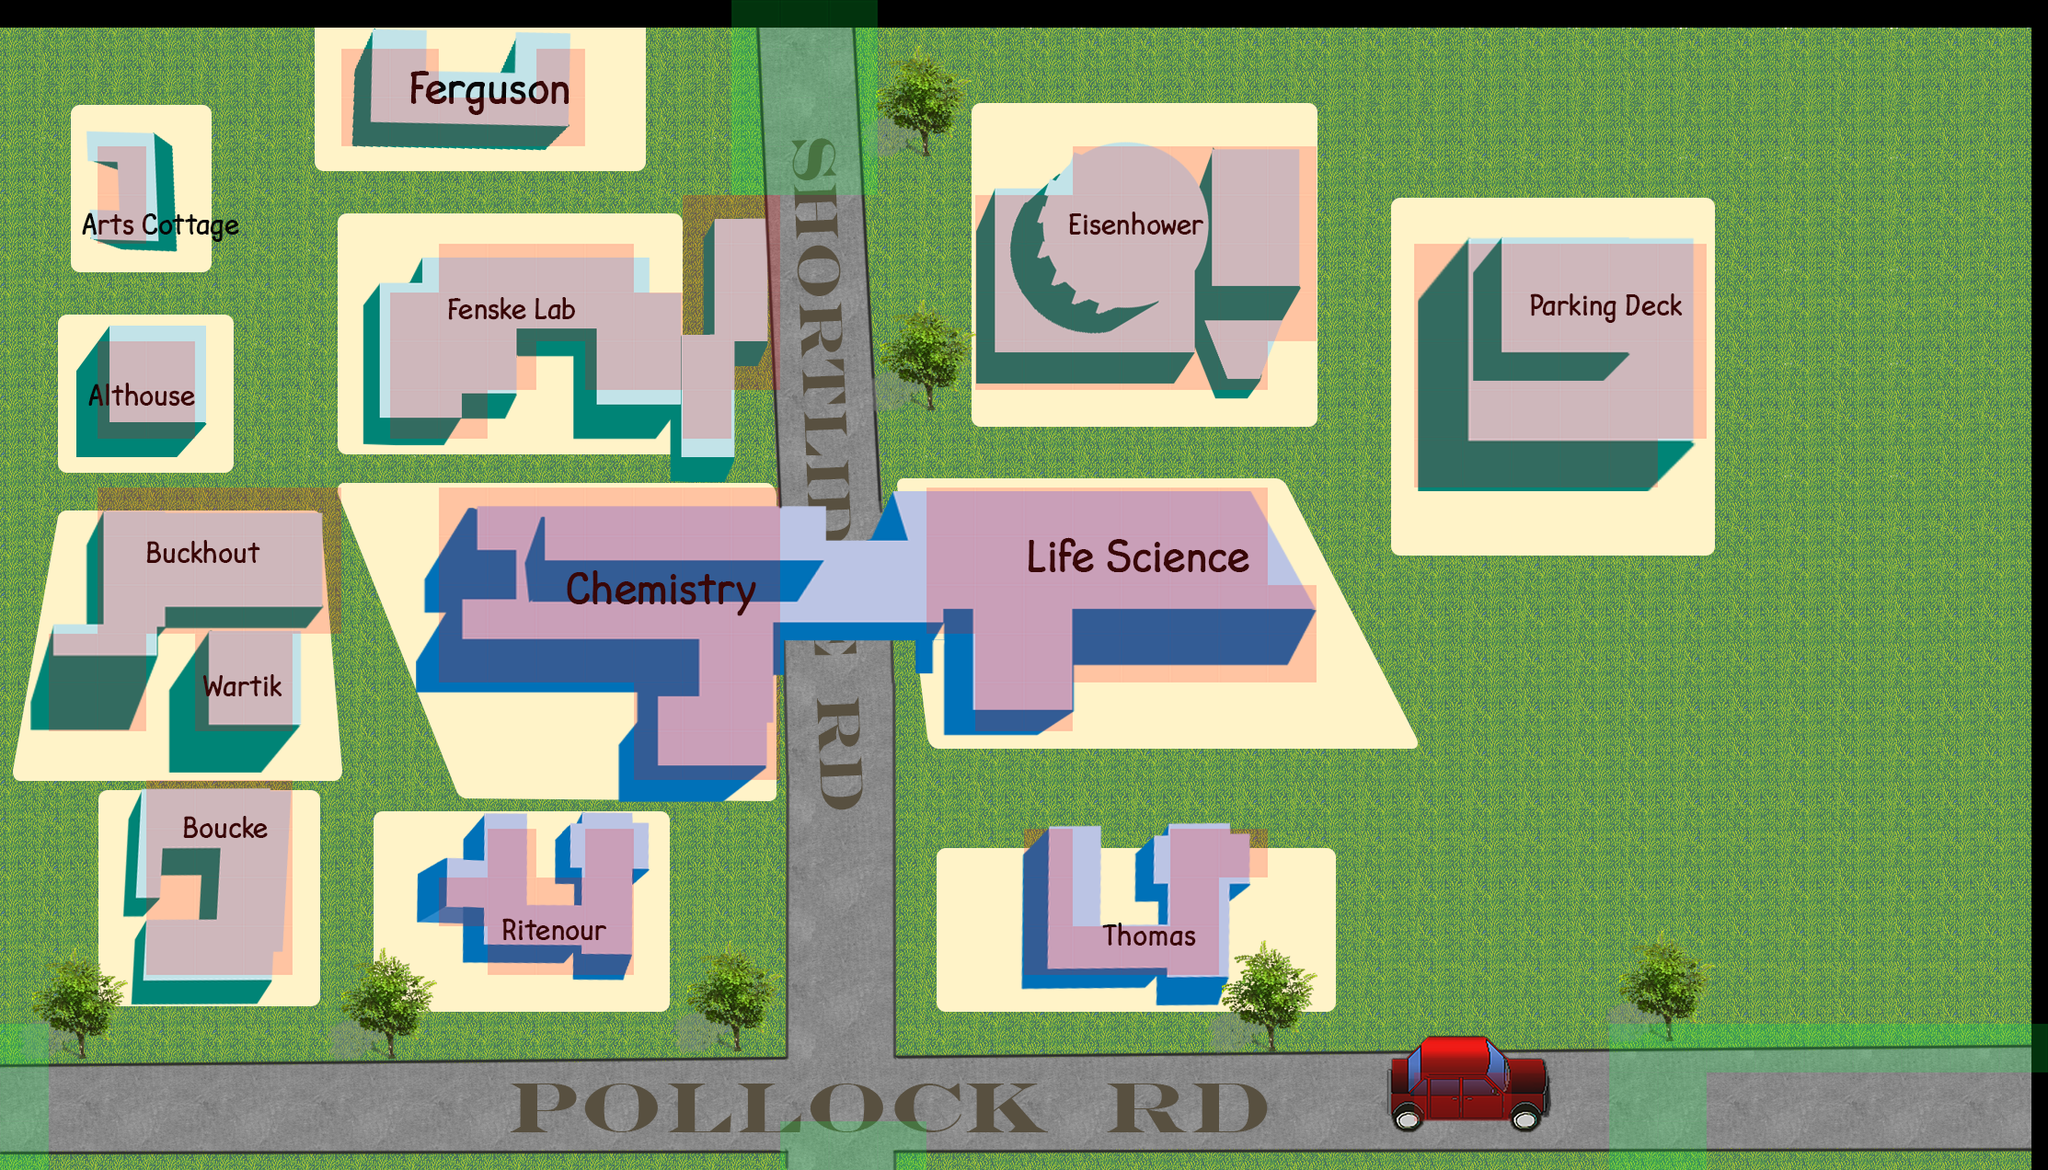

Tiled map render using the project's own tile images. Description and the map definition, with tile-layer contents summarised, below:
An orthogonal 42x24 tile map with 53x53 px tiles, 2 tile layers (Tile Layer 1, building), 2 tilesets.

<map version="1.0" orientation="orthogonal" renderorder="right-down" width="42" height="24" tilewidth="53" tileheight="53" nextobjectid="1">
 <tileset firstgid="1" name="LifeScience" tilewidth="53" tileheight="53">
  <image source="LifeScience.png" width="2226" height="1272" />
 </tileset>
 <tileset firstgid="1009" name="meta_tiles" tilewidth="53" tileheight="53">
  <image source="meta_tiles.png" width="106" height="53" />
  <tile id="0">
   <properties>
    <property name="collision" value="false" />
   </properties>
  </tile>
  <tile id="1">
   <properties>
    <property name="collision" value="true" />
   </properties>
  </tile>
 </tileset>
 <layer name="Tile Layer 1" width="42" height="24">
  <data>[1008 cells, 1008 non-empty, 1008 distinct tile ids]</data>
 </layer>
 <layer name="building" width="42" height="24">
  <data>[1008 cells, 252 non-empty, 2 distinct tile ids]</data>
 </layer>
</map>
